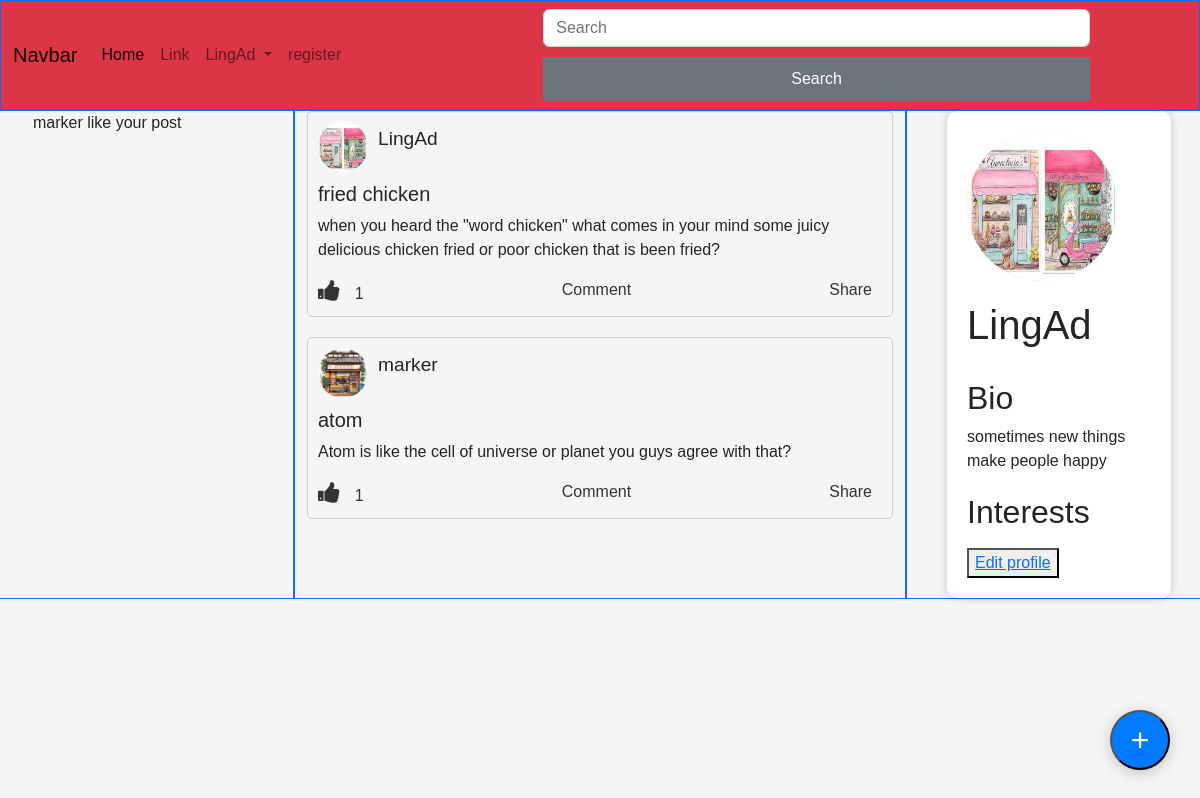
Page /home (signed in) on the earlier database version.
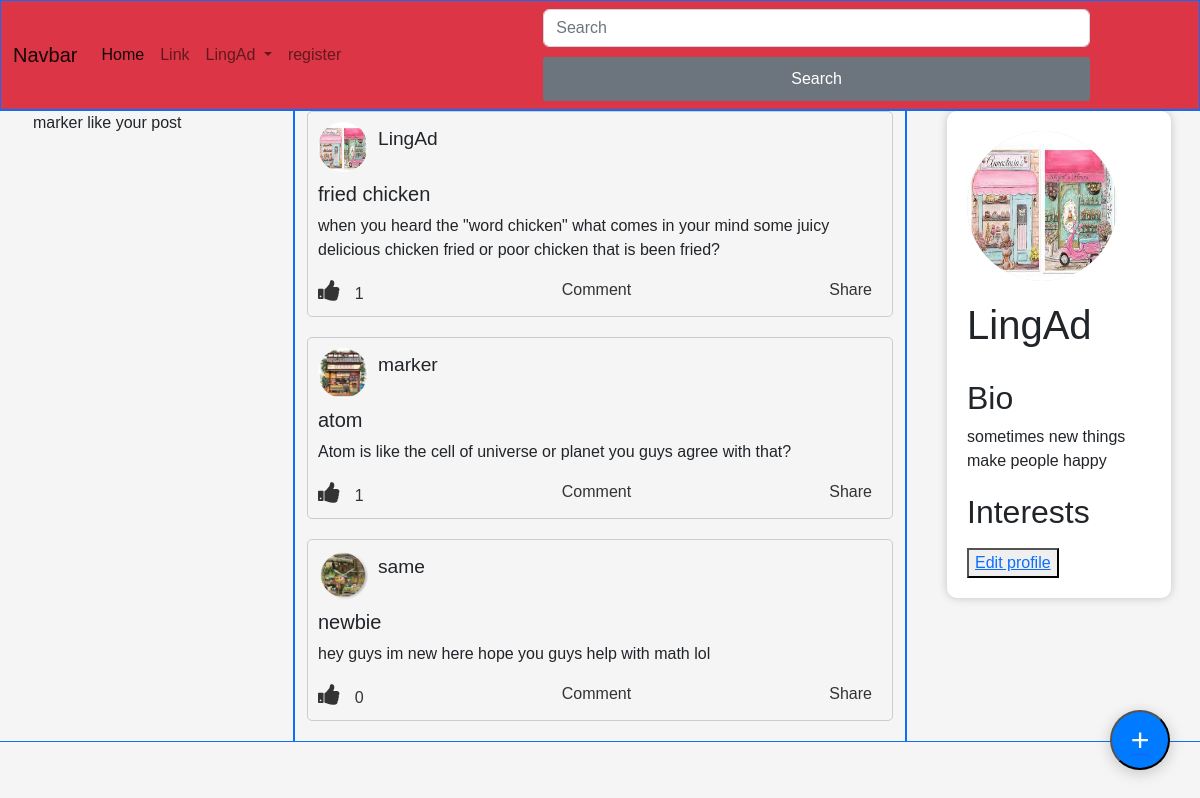
Same page on the later database version.
### core/models.py (models this page shows, shortened)
class Like(models.Model):
    user = models.ForeignKey(User, on_delete=models.CASCADE)
    post = models.ForeignKey(Post, on_delete=models.CASCADE)
    noti = models.TextField(default='someone like your post')
    postOwner = models.CharField(max_length=100)

class Post(models.Model):
    user = models.ForeignKey(User, on_delete=models.CASCADE)
    user_profile = models.ForeignKey(UserProfile, on_delete=models.CASCADE)
    title = models.CharField(max_length=100)
    image = models.ImageField(default="sample_ajax/ajaxTest/static/images/default_user.jpg")
    content = models.TextField()
    created_at = models.DateTimeField(auto_now_add=True)
    updated_at = models.DateField(auto_now=True)
    like_count = models.PositiveIntegerField(default=0)
    def user_pic(self):
        return self.user_profile.profile_pic

class UserProfile(models.Model):
    user = models.OneToOneField(User, on_delete=models.CASCADE)
    bio = models.TextField(max_length=200,default='user does not provied bio')
    location = models.CharField(max_length=200,blank=True)
    profile_pic = models.ImageField(upload_to='profile_pics/',default="sample_ajax/ajaxTest/static/images/default_user.jpg")
    interests = models.CharField(max_length=200,blank=True)
    twitter_handle = models.CharField(max_length=50, blank=True,default='no twitter')
    facebook_handle = models.CharField(max_length=50, blank=True,default='no facebook')
    instagram_handle = models.CharField(max_length=50, blank=True,default='no instagram')
    class Meta:
        ordering = ['user']

### core/views.py (the view)
# urls.py: path('home',home,name="home"),
def home(request):
    posts = Post.objects.all()
    pP = UserProfile.objects.get(user = request.user.id)
    likeNoti = Like.objects.filter(postOwner = request.user.username)
    return render(request,'home.html',{'user_name':request.user,'posts':posts,"userP":pP,"notifications":likeNoti})

### core/templates/home.html (shortened to what this page needs)
{% extends 'base.html' %}
{% block content %}
<div class="row " style ="margin-top:110px;">
    <div class="col border border-primary">
      <div>
        {% for model in notifications %}
        <ul>{{model.noti}}</ul>
        {% endfor %}
      </div>
    </div>
    <div class="col-6 border border-primary">
      {% for post in posts %}
      <div class="post">
        <div class="post-header">
            <img src="{{post.user_pic.url}}" alt="Profile Picture">
            <div class="post-header-info">
                <h2>{{post.user}}</h2>
            </div>
        </div>
        <div class="post-body">
          <h5>{{post.title}}</h5>
          <p>{{post.content}}</p>
        </div>
        <div class="post-footer">
            <div><a href="like{{post.id}}" id="likeIn"><i class="fa fa-thumbs-up" style="font-size:24px"></i></a> <a href="liked_user">{{post.like_count}}</a></div>
            <div><a href="#">Comment</a> {{comment}}</div>
            <div><a href="#">Share</a> {{share}}</div>
        </div>
      </div>
      {% endfor %}
        <button class="floating-circle" title="Create Post" id="createBtn" onlclick="create()">
          <a href="create_post"><div class="plus-sign">+</div></a>
        </button>
    </div>
    <div class="col border border-primary">
      <div id="container">
        <img id="profile-pic" src="{{userP.profile_pic.url}}" alt="Profile Picture">
        <h1>{{user_name}}</h1>
        <div class="bio">
          <h2>Bio</h2>
          <p>{{userP.bio}}</p>
        </div>
        <h2>Interests</h2>
        <button><a href="userProfile">Edit profile</a> </button>
      </div>
    </div>
</div>
{% endblock  %}

### core/templates/base.html (shortened to what this page needs)
<!DOCTYPE html>
<html>
<head>
	{% load static %}
	<link rel="stylesheet" href="https://cdn.jsdelivr.net/npm/bootstrap@5.2.3/dist/css/bootstrap.min.css">
	<link rel="stylesheet" href="{% static 'css/floatingButton.css' %}">
	<link rel="stylesheet" href="{% static 'css/posts.css' %}">
	<link rel="stylesheet" href="{% static 'css/createPost.css' %}">
	<link rel="stylesheet" href="{% static 'css/profileStyle.css' %}">
	<link rel="stylesheet" href="{% static 'css/userProfile.css' %}">
	<link rel="stylesheet" href="{% static 'css/profileStyle.css' %}">
	<link rel="stylesheet" href="https://cdnjs.cloudflare.com/ajax/libs/font-awesome/4.7.0/css/font-awesome.min.css">
</head>
<body>
	<div class="border border-primary fixed-top bg-danger">
		<nav class="navbar navbar-expand-lg bg-body-tertiary ">
			<div class="container-fluid">
			  <a class="navbar-brand" href="#">Navbar</a>
			  <div class="collapse navbar-collapse" id="navbarSupportedContent">
				<ul class="navbar-nav me-auto mb-2 mb-lg-0">
				  <li class="nav-item">
					<a class="nav-link active" aria-current="page" href="home">Home</a>
				  </li>
				  <li class="nav-item">
					<a class="nav-link" href="#">Link</a>
				  </li>
				  <li class="nav-item dropdown">
					<a class="nav-link dropdown-toggle" href="#" role="button" data-bs-toggle="dropdown" aria-expanded="false">
					  {{user_name}}
					</a>
				  </li>
				  <li class="nav-item">
					<a class="nav-link" href="register">register</a>
				  </li>
				</ul>
				<form class="d-flex" role="search">
				  <input class="form-control me-2" type="search" placeholder="Search" aria-label="Search">
				  <button class="btn btn-outline-success bg-secondary" type="submit">Search</button>
				</form>
			  </div>
			</div>
		  </nav>
	</div>
{% block content %}
{% endblock %}
</body>
</html>

### core/static/CSS/floatingButton.css (style rules this page uses)
.floating-circle { position: fixed; bottom: 30px; right: 30px; width: 60px; height: 60px; background-color: #007bff; border-radius: 50%; z-index: 999; display: flex; justify-content: center; align-items: center; box-shadow: 0px 3px 15px rgba(0, 0, 0, 0.2); cursor: pointer; }
.plus-sign { font-size: 32px; color: white; }

### core/static/CSS/posts.css (style rules this page uses)
.post { border: 1px solid #ccc; border-radius: 5px; margin-bottom: 20px; padding: 10px; }
.post-header { display: flex; align-items: center; margin-bottom: 10px; }
.post-header img { border-radius: 50%; width: 50px; height: 50px; margin-right: 10px; }
.post-header-info h2 { font-size: 1.2em; margin-bottom: 5px; }
.post-body p { margin-bottom: 10px; }
.post-footer a { margin-right: 10px; color: #333; text-decoration: none; }
.post-footer { display: flex; justify-content: space-between; }

### core/static/CSS/createPost.css (style rules this page uses)
form { display: flex; flex-direction: column; width: 50%; margin: 0 auto; }
button[type="submit"] { background-color: #007bff; color: #fff; border: none; padding: 10px 20px; font-size: 16px; border-radius: 4px; cursor: pointer; margin-top: 10px; }

### core/static/CSS/profileStyle.css (style rules this page uses)
body { font-family: Arial, sans-serif; background-color: #f5f5f5; margin: 0; padding: 0; }
#container { width: 80%; margin: 0 auto; background-color: #fff; border-radius: 10px; padding: 20px; box-shadow: 0 0 10px rgba(0,0,0,0.2); }
#profile-pic { width: 150px; height: 150px; border-radius: 50%; background-color: #ddd; margin-bottom: 20px; }
h1 { margin-top: 0; margin-bottom: 10px; }
.bio { margin-bottom: 20px; }

### core/static/CSS/userProfile.css (style rules this page uses)
button[type="submit"] { padding: 10px; border: none; background-color: #007bff; color: #fff; border-radius: 3px; cursor: pointer; font-size: 16px; }

Differences in the rows shown:
added Post: user_pic (picture), user "same", title "newbie", content "hey guys im new here hope you guys help with math lol", like_count "0"
